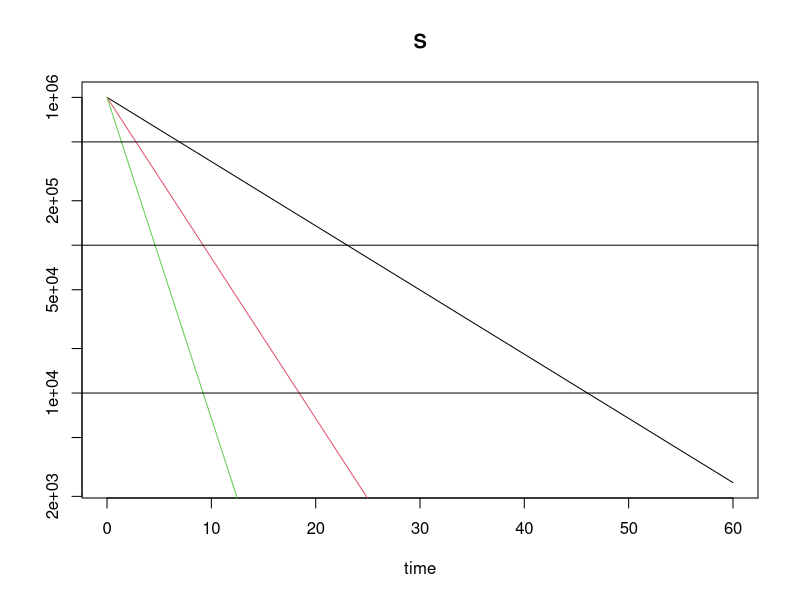

The R source for this figure:
# In this code I will model a chemostat in which a spores re added at t=0

#Clear environment
rm(list=ls())
pd=par()
#Load necessary library
library(deSolve)
library(ggplot2)

## Model with multi stage sporulation
#Define system of differential equations for resource and bacteria
chemostat <- function(t,current,params){
  with(as.list(c(params,current)), {
    #list the equations for the derivatives of each state variable
 
    #N are the bacteria 
    dS <- -D * S 
    
    results <- c( dS)
    return (list(results))
  })
}

###define parameters

#dilution rate
D <- 0.1


# all parameters together
params <- c( D)

#declare initial conditions for state variables
current0 <- c( S = 1e6)

#define the time to run model
t <- seq (0, 60, by=1)
#solve the model and save the output
out1 <- lsoda(current0, t, chemostat, params)

plot (out1, col=1, log='y')

#dilution rate
D <- 0.25
#solve the model and save the output
out2 <- lsoda(current0, t, chemostat, params)

points (out2,type = 'l',col=2)

#dilution rate
D <- 0.5
#solve the model and save the output
out3 <- lsoda(current0, t, chemostat, params)

points (out3,type = 'l',col=3)
abline(h=5e5)
abline(h=1e5)
abline(h=1e4)
